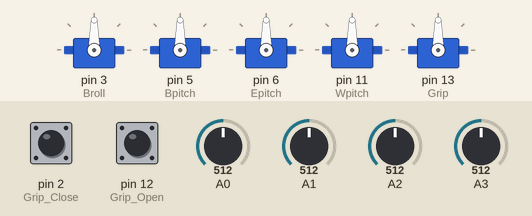
A sketch run on a simulated Arduino Uno, built with avr-gcc and run on an emulated ATmega328P. On the bench: 5 × servo. The inputs (shaded band) are chosen by the test bench; at power-on: A0 = 512, A1 = 512, A2 = 512, pin 2 (Grip_Close) HIGH, pin 12 (Grip_Open) HIGH, A3 = 512. What the sketch prints to the serial monitor is not drawn.

Above: at 1.2 s.
1.3 s: A0 set to 536
2.8 s: A0 set to 553
At 3.51 s:
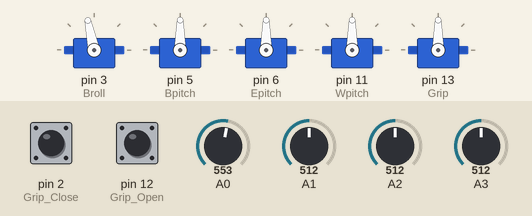
At 4.56 s:
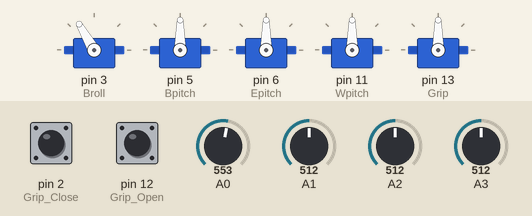
5.8 s: A1 set to 543
8.8 s: A1 set to 553
At 8.99 s:
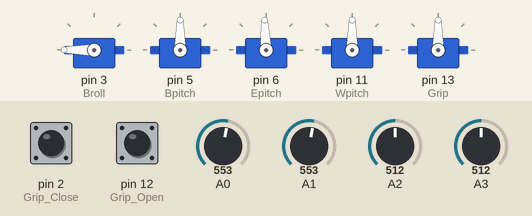
11.8 s: A2 set to 535
14.8 s: A2 set to 553
At 14.93 s:
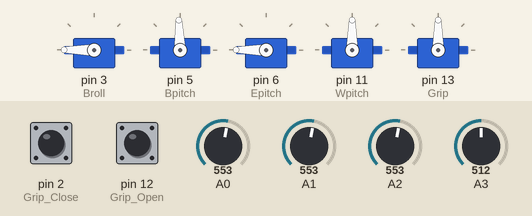
Timing chart, 0 to 20.8 s (numbered marks = the images above; inputs shaded):
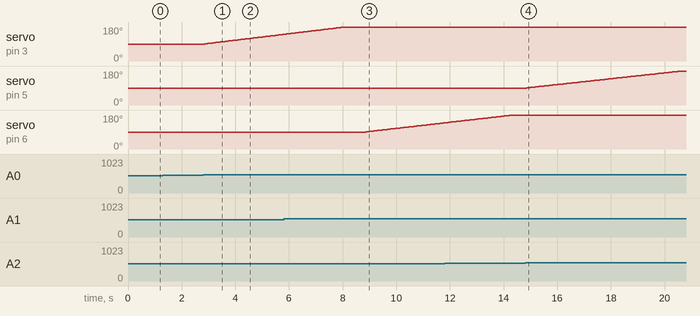

The sketch:

code.ino
```cpp
/* --Robotic arm using joystick control
--Version:0.5 --Beta --git_history_Ver:0.2
Git_Status:pushed

Joy1h - Broll
Joy2h - Bpitch
Joy2v - Epitch
Joy1v - Wpitch
*/

// redundancy
int StartloopTime;
int StoploopTime;

//special constrain variables
const int rollMin = 500;
const int rollMax = 1641;
const int pitchMin = 500;
const int pitchMax = 1071;

//librarys
#include <Servo.h>

//variables
int joy1h = 0, joy2h = 0;
int joy1v = 0, joy2v = 0;

int one = 1;

float angleGrip = 90;

// Floats for smooth movement
float calbJoy1h = 90, calbJoy2h = 90;
float calbJoy1v = 90, calbJoy2v = 90;

bool gripBtnState = false;

int deadZone = 40;
int center = 512;
float speed = 0.2;

//objects
Servo Broll;
Servo Bpitch;
Servo Epitch;
Servo Wpitch;
Servo Grip;

//Function
void moveServo() {
  Broll.write((int)calbJoy1h);
  Bpitch.write((int)calbJoy1v);
  Epitch.write((int)calbJoy2h);
  Wpitch.write((int)calbJoy2v);
  Grip.write((int)angleGrip);
}

void setup() {

Serial.begin(9600);

pinMode(2, INPUT_PULLUP); // Grip Close
pinMode(12, INPUT_PULLUP); // Grip Open

Broll.attach(3,rollMin,rollMax);
Bpitch.attach(5,pitchMin,pitchMax);
Epitch.attach(6);
Wpitch.attach(11);
Grip.attach(13);
Serial.print(F("System initialized"));
}

void loop() {
StartloopTime = micros();

// Button Logic for Grip
if (digitalRead(2) == LOW) angleGrip += 0.5;
if (digitalRead(12) == LOW) angleGrip -= 0.5;
angleGrip = constrain(angleGrip, 0, 180);

joy1h = analogRead(A0);
joy2h = analogRead(A1);
joy1v = analogRead(A2);
joy2v = analogRead(A3);

// Movement logic (now that wires are actually connected!)
if (abs(joy1h - center) > deadZone) calbJoy1h += (joy1h - center) * speed / 500.0;
if (abs(joy1v - center) > deadZone) calbJoy1v += (joy1v - center) * speed / 500.0;
if (abs(joy2h - center) > deadZone) calbJoy2h += (joy2h - center) * speed / 500.0;
if (abs(joy2v - center) > deadZone) calbJoy2v += (joy2v - center) * speed / 500.0;

calbJoy1h = constrain(calbJoy1h, 0, 180);
calbJoy1v = constrain(calbJoy1v, 0, 180);
calbJoy2h = constrain(calbJoy2h, 0, 180);
calbJoy2v = constrain(calbJoy2v, 0, 180);

moveServo();

StoploopTime = micros();
if(millis() % 500 == 0) {
  Serial.println("LoopTime:");
  Serial.print(StoploopTime - StartloopTime);
}
}
```

Measured:
- the behaviour switches between 552 and 553 on A0 (found by bisection; images 0 and 1)
- the behaviour switches between 552 and 553 on A1 (found by bisection; images 2 and 3)
- the behaviour switches between 552 and 553 on A2 (found by bisection; images 3 and 4)
- after the input at 1.3 s, every drawn part: stays the same
- after the input at 2.8 s, servo on pin 3 (Broll): moves from 90° to 141° over 2.9 s, starting after 0.06 s
- after the input at 8.8 s, servo on pin 6 (Epitch): moves from 90° to 138° over 2.9 s, starting after 0.06 s
- after the input at 14.8 s, servo on pin 5 (Bpitch): moves from 90° to 180° over 5.7 s, starting after 0.07 s
